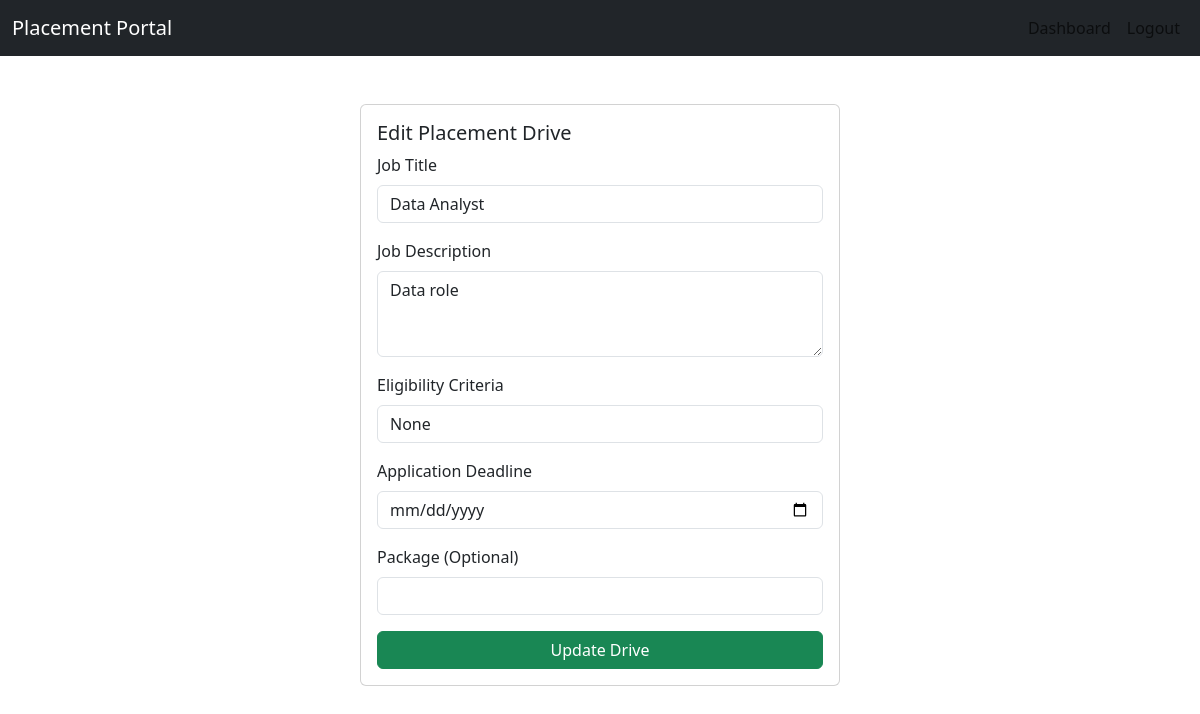
The page /company/edit-job/2 (signed in) on the database its author committed.
### application/model.py (models this page shows)
class Job(db.Model):
    __tablename__ = "jobs"
    id = db.Column(db.Integer, primary_key=True)
    company_id = db.Column(db.Integer, db.ForeignKey("company.id"), nullable=False)
    salary=db.Column(db.Integer)
    title = db.Column(db.String(150))
    description = db.Column(db.Text)
    eligibility = db.Column(db.String(200))
    deadline = db.Column(db.DateTime)
    status = db.Column(db.String(20), default='Pending')
    is_approved = db.Column(db.Boolean, default=False)
    is_rejected = db.Column(db.Boolean, default=False)
    is_closed = db.Column(db.Boolean, default=False)
    company = db.relationship('Company', backref='jobs')
    applications = db.relationship("Application", backref="job")
    placements = db.relationship("Placement", backref="job")

### application/routes.py (the view, shortened to what this page needs)
@app.route("/company/edit-job/<int:id>", methods=["GET", "POST"])
def edit_job(id):
    if session.get("role") != "company":
        return "Unauthorized"
    job = Job.query.get(id)
    return render_template("company/edit_job.html", job=job)

### templates/company/edit_job.html (shortened to what this page needs)
<!DOCTYPE html>
<html lang="en">
<head>
    <link href="https://cdn.jsdelivr.net/npm/bootstrap@5.3.8/dist/css/bootstrap.min.css" rel="stylesheet">
    <link rel="stylesheet" href="https://cdn.jsdelivr.net/npm/bootstrap-icons@1.13.1/font/bootstrap-icons.min.css">
</head>
<body>
<nav class="navbar navbar-expand-lg bg-dark">
    <div class="container-fluid">
        <a class="navbar-brand text-white" href="#">Placement Portal</a>
        <div class="collapse navbar-collapse">
            <ul class="navbar-nav ms-auto">
                <li class="nav-item">
                    <a class="nav-link" href="/company/dashboard">Dashboard</a>
                </li>
                <li class="nav-item">
                    <a class="nav-link" href="/logout">Logout</a>
                </li>
            </ul>
        </div>
    </div>
</nav>
<div class="d-flex justify-content-center">
    <div class="card mt-5" style="width:30rem">
        <div class="card-body">
            <h5 class="card-title">Edit Placement Drive</h5>
            <form method="POST">
                <div class="mb-3">
                    <label class="form-label">Job Title</label>
                    <input type="text" name="title" class="form-control"
                           value="{{ job.title }}" required>
                </div>
                <div class="mb-3">
                    <label class="form-label">Job Description</label>
                    <textarea name="description" class="form-control" rows="3" required>{{ job.description }}</textarea>
                </div>
                <div class="mb-3">
                    <label class="form-label">Eligibility Criteria</label>
                    <input type="text" name="eligibility" class="form-control"
                           value="{{ job.eligibility }}" required>
                </div>
                <div class="mb-3">
                    <label class="form-label">Application Deadline</label>
                    <input type="date" name="deadline" class="form-control"
                           value="{{ job.deadline.strftime('%Y-%m-%d') if job.deadline else '' }}">
                </div>
                <div class="mb-3">
                    <label class="form-label">Package (Optional)</label>
                    <input type="text" name="package" class="form-control"
                           value="{{ job.package }}">
                </div>
                <button type="submit" class="btn btn-success w-100">Update Drive</button>
            </form>
        </div>
    </div>
</div>
</body>
</html>

### rows shown on the page
Job: title "Data Analyst", description "Data role", eligibility "None"
